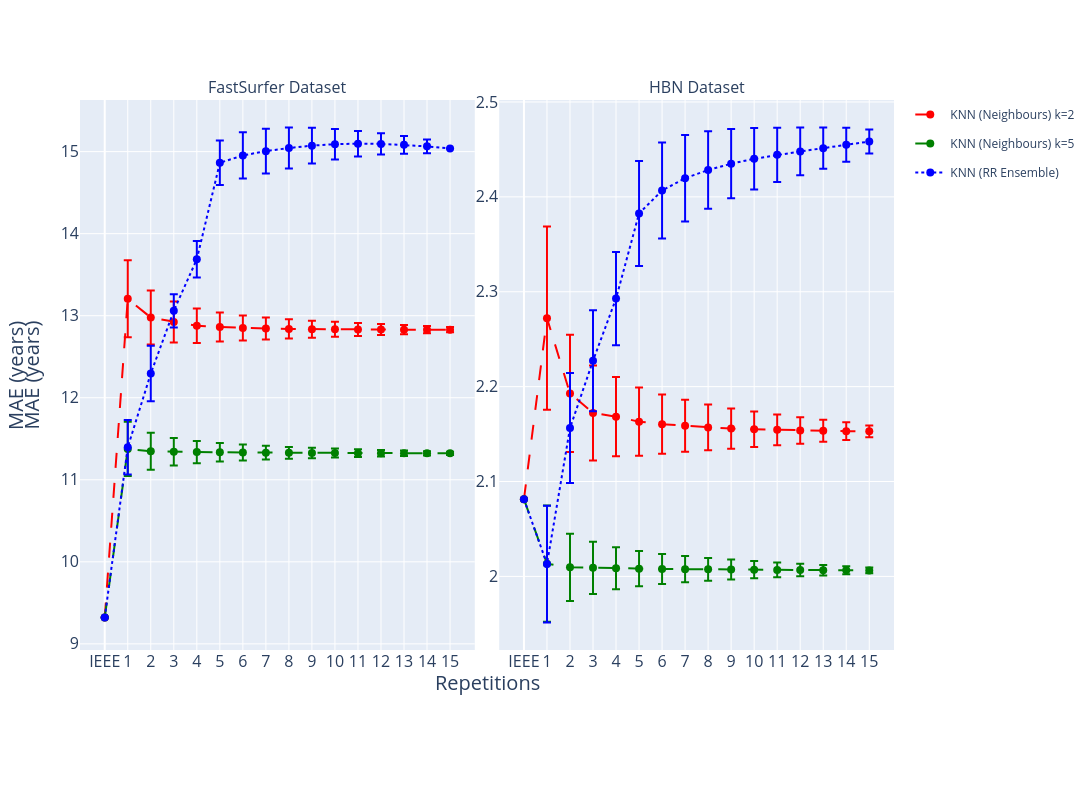

Here is the notebook cell this chart was saved with:
### Code cell
color_map = {
    # # RF → reds
    # "RF (RR Ensemble)": "red",
    # "RF (RR Ensemble + Gaussian Synthetic)": "red",
    # "RF (Gaussian Synthetic)": "red",
    # # SVM → greens
    # "SVM (RR Ensemble)": "green",
    # "SVM (RR Ensemble + Gaussian Synthetic)": "green",
    # "SVM (Gaussian Synthetic)": "green",
    # KNN → blues
    "KNN (RR Ensemble)": "blue",
    "KNN (RR Ensemble + Gaussian Synthetic)": "blue",
    "KNN (Gaussian Synthetic)": "blue",
    "KNN (Neighbours) k=2": "red",
    "KNN (Neighbours) k=5": "green",
    # # GB → yellows
    # "GB (RR Ensemble)": "gold",
    # "GB (RR Ensemble + Gaussian Synthetic)": "gold",
    # "GB (Gaussian Synthetic)": "gold",
}

dash_map = {
    "RR Ensemble": "dot",
    "Gaussian Synthetic": "dash",
    "RR Ensemble + Gaussian Synthetic": "solid",
    "Neighbours": "longdash",
}

# fig = go.Figure()
fig = make_subplots(
    rows=1, cols=2,
    subplot_titles=("FastSurfer Dataset", "HBN Dataset"),
    horizontal_spacing=0.03
)

df_all = pd.concat([
    # build_df(reps['fs_rf'], "RF (RR Ensemble)", 'fs_rf'),
    # build_df(reps['fs_svm'], "SVM (RR Ensemble)", 'fs_svm'),
    build_df(reps['fs_knn'], "KNN (RR Ensemble)", 'fs_knn'),
    build_df(reps['fs_knn_neighbour_k2'], "KNN (Neighbours) k=2", 'fs_knn'),
    build_df(reps['fs_knn_neighbour_k5'], "KNN (Neighbours) k=5", 'fs_knn'),
    # build_df(reps['fs_gb'], "GB (RR Ensemble)", 'fs_gb'),
    # build_df(reps['fs_combo_rf'], "RF (RR Ensemble + Gaussian Synthetic)",'fs_combo_rf'),
    # build_df(reps['fs_combo_svm'], "SVM (RR Ensemble + Gaussian Synthetic)",'fs_combo_svm'),
    # build_df(reps['fs_combo_knn'], "KNN (RR Ensemble + Gaussian Synthetic)",'fs_combo_knn'),
    # build_df(reps['fs_combo_gb'], "GB (RR Ensemble + Gaussian Synthetic)", 'fs_combo_gb'),
    # build_df(reps['fs_synth_rf'], "RF (Gaussian Synthetic)", 'fs_synth_rf'),
    # build_df(reps['fs_synth_svm'], "SVM (Gaussian Synthetic)", 'fs_synth_svm'),
    # build_df(reps['fs_synth_knn'], "KNN (Gaussian Synthetic)", 'fs_synth_knn'),
    # build_df(reps['fs_synth_gb'], "GB (Gaussian Synthetic)", 'fs_synth_gb'),

])

# Add a trace for each model for right plot
for model in sorted(df_all['Model'].unique()):
    model_data = df_all[df_all['Model'] == model].sort_values('Repetition')
    technique = model_data['Technique'].iloc[0]
    color = color_map[model]
    dash_style = dash_map[technique]
    
    fig.add_trace(go.Scatter(
        x=model_data['Repetition'],
        y=model_data['MAE'],
        error_y=dict(
            type='data',
            array=model_data['Stdev'],
            visible=True
        ),
        mode='lines+markers',
        name=model,
        line=dict(color=color, dash=dash_style, width=2),
        marker=dict(size=8, color=color),
        legendgroup=model,
        showlegend=False,),
        row=1, col=1
    )



df_all = pd.concat([
    # build_df(reps['hbn_rf'], "RF (RR Ensemble)", 'hbn_rf'),
    # build_df(reps['hbn_svm'], "SVM (RR Ensemble)", 'hbn_svm'),
    build_df(reps['hbn_knn'], "KNN (RR Ensemble)", 'hbn_knn'),
    build_df(reps['hbn_knn_neighbour_k2'], "KNN (Neighbours) k=2", 'hbn_knn'),
    build_df(reps['hbn_knn_neighbour_k5'], "KNN (Neighbours) k=5", 'hbn_knn'),
    # build_df(reps['hbn_gb'], "GB (RR Ensemble)", 'hbn_gb'),
    # build_df(reps['hbn_combo_rf'], "RF (RR Ensemble + Gaussian Synthetic)", 'hbn_combo_rf'),
    # build_df(reps['hbn_combo_svm'], "SVM (RR Ensemble + Gaussian Synthetic)", 'hbn_combo_svm'),
    # build_df(reps['hbn_combo_knn'], "KNN (RR Ensemble + Gaussian Synthetic)", 'hbn_combo_knn'),
    # build_df(reps['hbn_combo_gb'], "GB (RR Ensemble + Gaussian Synthetic)", 'hbn_combo_gb'),
    # build_df(reps['hbn_synth_rf'], "RF (Gaussian Synthetic)", 'hbn_synth_rf'),
    # build_df(reps['hbn_synth_svm'], "SVM (Gaussian Synthetic)", 'hbn_synth_svm'),
    # build_df(reps['hbn_synth_knn'], "KNN (Gaussian Synthetic)", 'hbn_synth_knn'),
    # build_df(reps['hbn_synth_gb'], "GB (Gaussian Synthetic)", 'hbn_synth_gb'),

])

# Add a trace for each model for left plot
for model in sorted(df_all['Model'].unique()):
    model_data = df_all[df_all['Model'] == model].sort_values('Repetition')
    technique = model_data['Technique'].iloc[0]
    color = color_map[model]
    dash_style = dash_map[technique]
    
    fig.add_trace(go.Scatter(
        x=model_data['Repetition'],
        y=model_data['MAE'],
        error_y=dict(
            type='data',
            array=model_data['Stdev'],
            visible=True
        ),
        mode='lines+markers',
        name=model,
        line=dict(color=color, dash=dash_style, width=2),
        marker=dict(size=8, color=color),
        legendgroup=model,
        showlegend=True
    ),
    row=1, col=2
    )
    

fig.update_xaxes(
    tickvals=sorted(df_all["Repetition"].unique()),
    ticktext=["IEEE" if v == 0 else str(v) for v in sorted(df_all["Repetition"].unique())],
    row=1, col=2
)
fig.update_xaxes(
    tickvals=sorted(df_all["Repetition"].unique()),
    ticktext=["IEEE" if v == 0 else str(v) for v in sorted(df_all["Repetition"].unique())],
    row=1, col=1
)


fig.update_layout(
    # title="MAE Across Repetitions",
    # xaxis_title="Repetitions",
    yaxis_title="MAE (years)",
    xaxis=dict(title_font=dict(size=20), tickfont=dict(size=16)),
    yaxis=dict(title_font=dict(size=20), tickfont=dict(size=16)),
    showlegend=True,  # Hide the default legend
    height=800, 
    width=1700,  # Increase width to give more space
    margin=dict(b=150)  # Add right margin to fit legend
)

# Apply to both subplots
fig.update_xaxes(tickfont=dict(size=16))
fig.update_yaxes(tickfont=dict(size=16))

# Add shared x-axis label at the bottom
fig.add_annotation(
    text="Repetitions",
    xref="paper", yref="paper",
    x=0.5, y=-0.03,
    showarrow=False,
    xanchor="center", yanchor="top",
    font=dict(size=20)
)

# Add shared y-axis label at the left
fig.add_annotation(
    text="MAE (years)",
    xref="paper", yref="paper",
    x=-0.08, y=0.5,
    showarrow=False,
    xanchor="center", yanchor="middle",
    font=dict(size=20),
    textangle=-90  # Rotate 90 degrees
)

# # Add custom legend as annotation outside the plot
# fig.add_annotation(
#     text="<b>Model Type: " +
#          "🔴 = RF&nbsp;&nbsp;&nbsp;&nbsp;" +
#          "🟢 = SVM&nbsp;&nbsp;&nbsp;&nbsp;" +
#          "🔵 = KNN&nbsp;&nbsp;&nbsp;&nbsp;" +
#          "🟡 = GB\t<br>" +
#          "<b>Data Augmentation:&nbsp;" +
#          "─── = RR Ensemble + Gaussian Synthetic&nbsp;&nbsp;&nbsp;&nbsp;" +
#          "- - - - = Gaussian Synthetic&nbsp;&nbsp;&nbsp;&nbsp;" +
#          "⋯⋯⋯ = RR Ensemble",
#     xref="paper", yref="paper",
#     x=0.3, y=-0.1,
#     showarrow=False,
#     xanchor="left", yanchor="top",
#     font=dict(size=12),
#     bgcolor="rgba(255, 255, 255, 0.95)",
#     bordercolor="black",
#     borderwidth=1,
#     borderpad=12,
#     align="left"
# )

fig.show()
# fig.write_image('/home/inesgp/cnn_training/data_aug_comparison.pdf', engine="kaleido", format='pdf')

### Figure 1 — Plotly figure (JSON) as saved in the notebook; plotly's stock layout.template omitted (floating-point values rounded to 4 significant figures)
{"data": [{"error_y": {"array": [0, 0.4688, 0.3287, 0.2497, 0.209, 0.1767, 0.1532, 0.1338, 0.118, 0.1041, 0.0914, 0.07913, 0.06782, 0.05638, 0.04508, 0.03134], "type": "data", "visible": true}, "legendgroup": "KNN (Neighbours) k=2", "line": {"color": "red", "dash": "longdash", "width": 2}, "marker": {"color": "red", "size": 8}, "mode": "lines+markers", "name": "KNN (Neighbours) k=2", "showlegend": false, "type": "scatter", "x": [0, 1, 2, 3, 4, 5, 6, 7, 8, 9, 10, 11, 12, 13, 14, 15], "xaxis": "x", "y": [9.321, 13.21, 12.98, 12.92, 12.88, 12.86, 12.85, 12.84, 12.84, 12.84, 12.83, 12.83, 12.83, 12.83, 12.83, 12.83], "yaxis": "y"}, {"error_y": {"array": [0, 0.3309, 0.2262, 0.1671, 0.136, 0.1132, 0.09667, 0.08344, 0.07245, 0.06314, 0.05487, 0.0473, 0.04032, 0.03381, 0.02699, 0.0189], "type": "data", "visible": true}, "legendgroup": "KNN (Neighbours) k=5", "line": {"color": "green", "dash": "longdash", "width": 2}, "marker": {"color": "green", "size": 8}, "mode": "lines+markers", "name": "KNN (Neighbours) k=5", "showlegend": false, "type": "scatter", "x": [0, 1, 2, 3, 4, 5, 6, 7, 8, 9, 10, 11, 12, 13, 14, 15], "xaxis": "x", "y": [9.321, 11.38, 11.35, 11.34, 11.34, 11.34, 11.33, 11.33, 11.33, 11.33, 11.33, 11.32, 11.32, 11.32, 11.32, 11.32], "yaxis": "y"}, {"error_y": {"array": [0, 0.3322, 0.3384, 0.2026, 0.2231, 0.2711, 0.282, 0.273, 0.2502, 0.2185, 0.1857, 0.1554, 0.1304, 0.1094, 0.08247, 0], "type": "data", "visible": true}, "legendgroup": "KNN (RR Ensemble)", "line": {"color": "blue", "dash": "dot", "width": 2}, "marker": {"color": "blue", "size": 8}, "mode": "lines+markers", "name": "KNN (RR Ensemble)", "showlegend": false, "type": "scatter", "x": [0, 1, 2, 3, 4, 5, 6, 7, 8, 9, 10, 11, 12, 13, 14, 15], "xaxis": "x", "y": [9.321, 11.4, 12.3, 13.06, 13.69, 14.86, 14.95, 15.01, 15.04, 15.07, 15.09, 15.1, 15.09, 15.08, 15.06, 15.04], "yaxis": "y"}, {"error_y": {"array": [0, 0.0965, 0.06185, 0.05004, 0.0418, 0.03595, 0.03123, 0.02739, 0.02415, 0.02128, 0.01865, 0.01626, 0.01391, 0.01162, 0.009337, 0.006224], "type": "data", "visible": true}, "legendgroup": "KNN (Neighbours) k=2", "line": {"color": "red", "dash": "longdash", "width": 2}, "marker": {"color": "red", "size": 8}, "mode": "lines+markers", "name": "KNN (Neighbours) k=2", "showlegend": true, "type": "scatter", "x": [0, 1, 2, 3, 4, 5, 6, 7, 8, 9, 10, 11, 12, 13, 14, 15], "xaxis": "x2", "y": [2.081, 2.272, 2.193, 2.172, 2.168, 2.163, 2.16, 2.159, 2.157, 2.156, 2.155, 2.154, 2.154, 2.154, 2.153, 2.153], "yaxis": "y2"}, {"error_y": {"array": [0, 0.06135, 0.03545, 0.0275, 0.02218, 0.01858, 0.01589, 0.01372, 0.01194, 0.01044, 0.00908, 0.007842, 0.006637, 0.005465, 0.004291, 0.003034], "type": "data", "visible": true}, "legendgroup": "KNN (Neighbours) k=5", "line": {"color": "green", "dash": "longdash", "width": 2}, "marker": {"color": "green", "size": 8}, "mode": "lines+markers", "name": "KNN (Neighbours) k=5", "showlegend": true, "type": "scatter", "x": [0, 1, 2, 3, 4, 5, 6, 7, 8, 9, 10, 11, 12, 13, 14, 15], "xaxis": "x2", "y": [2.081, 2.013, 2.01, 2.009, 2.009, 2.008, 2.008, 2.008, 2.007, 2.007, 2.007, 2.007, 2.007, 2.007, 2.006, 2.006], "yaxis": "y2"}, {"error_y": {"array": [0, 0.06152, 0.05798, 0.05319, 0.04906, 0.05534, 0.05065, 0.0456, 0.04079, 0.0365, 0.03244, 0.02864, 0.02514, 0.02174, 0.01794, 0.01265], "type": "data", "visible": true}, "legendgroup": "KNN (RR Ensemble)", "line": {"color": "blue", "dash": "dot", "width": 2}, "marker": {"color": "blue", "size": 8}, "mode": "lines+markers", "name": "KNN (RR Ensemble)", "showlegend": true, "type": "scatter", "x": [0, 1, 2, 3, 4, 5, 6, 7, 8, 9, 10, 11, 12, 13, 14, 15], "xaxis": "x2", "y": [2.081, 2.013, 2.156, 2.227, 2.293, 2.382, 2.407, 2.42, 2.428, 2.435, 2.44, 2.444, 2.448, 2.451, 2.455, 2.458], "yaxis": "y2"}], "layout": {"annotations": [{"font": {"size": 16}, "showarrow": false, "text": "FastSurfer Dataset", "x": 0.2425, "xanchor": "center", "xref": "paper", "y": 1, "yanchor": "bottom", "yref": "paper"}, {"font": {"size": 16}, "showarrow": false, "text": "HBN Dataset", "x": 0.7575, "xanchor": "center", "xref": "paper", "y": 1, "yanchor": "bottom", "yref": "paper"}, {"font": {"size": 20}, "showarrow": false, "text": "Repetitions", "x": 0.5, "xanchor": "center", "xref": "paper", "y": -0.03, "yanchor": "top", "yref": "paper"}, {"font": {"size": 20}, "showarrow": false, "text": "MAE (years)", "textangle": -90, "x": -0.08, "xanchor": "center", "xref": "paper", "y": 0.5, "yanchor": "middle", "yref": "paper"}], "height": 800, "margin": {"b": 150}, "showlegend": true, "width": 1700, "xaxis": {"anchor": "y", "domain": [0, 0.485], "tickfont": {"size": 16}, "ticktext": ["IEEE", "1", "2", "3", "4", "5", "6", "7", "8", "9", "10", "11", "12", "13", "14", "15"], "tickvals": [0, 1, 2, 3, 4, 5, 6, 7, 8, 9, 10, 11, 12, 13, 14, 15], "title": {"font": {"size": 20}}}, "xaxis2": {"anchor": "y2", "domain": [0.515, 1], "tickfont": {"size": 16}, "ticktext": ["IEEE", "1", "2", "3", "4", "5", "6", "7", "8", "9", "10", "11", "12", "13", "14", "15"], "tickvals": [0, 1, 2, 3, 4, 5, 6, 7, 8, 9, 10, 11, 12, 13, 14, 15]}, "yaxis": {"anchor": "x", "domain": [0, 1], "tickfont": {"size": 16}, "title": {"font": {"size": 20}, "text": "MAE (years)"}}, "yaxis2": {"anchor": "x2", "domain": [0, 1], "tickfont": {"size": 16}}}}
